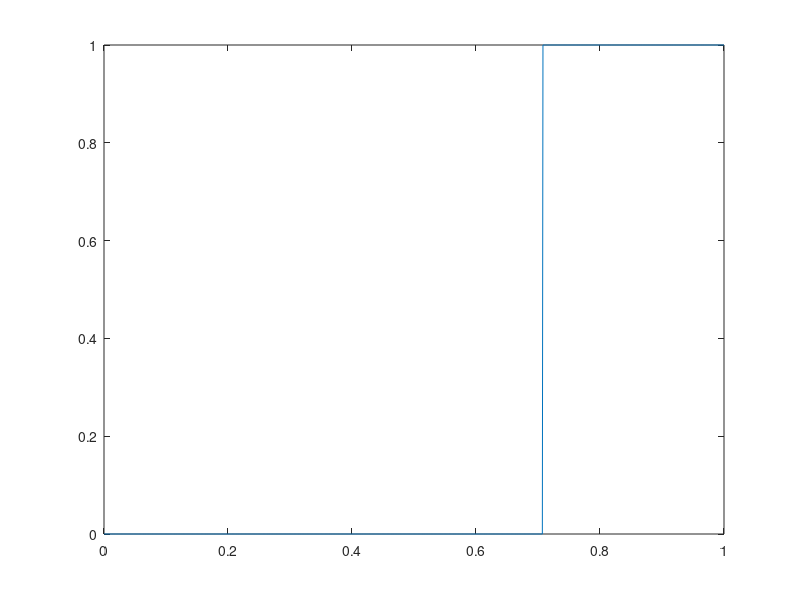
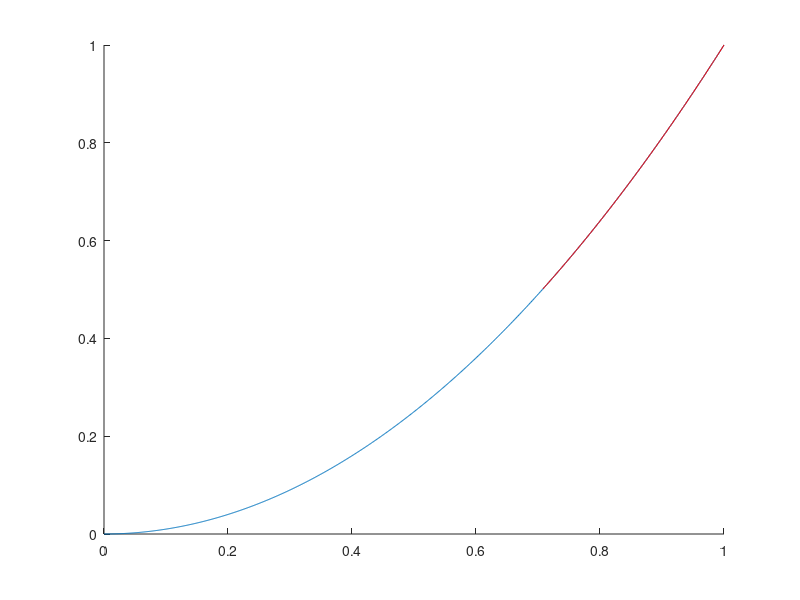
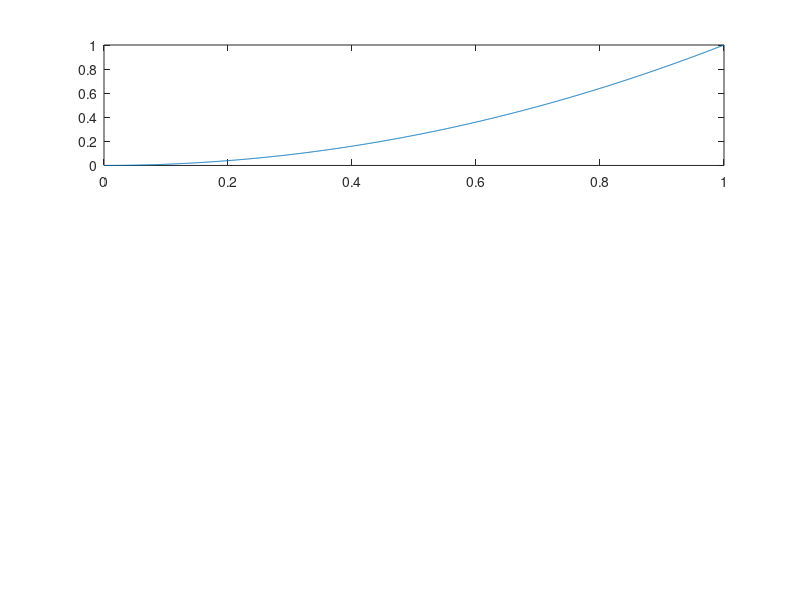
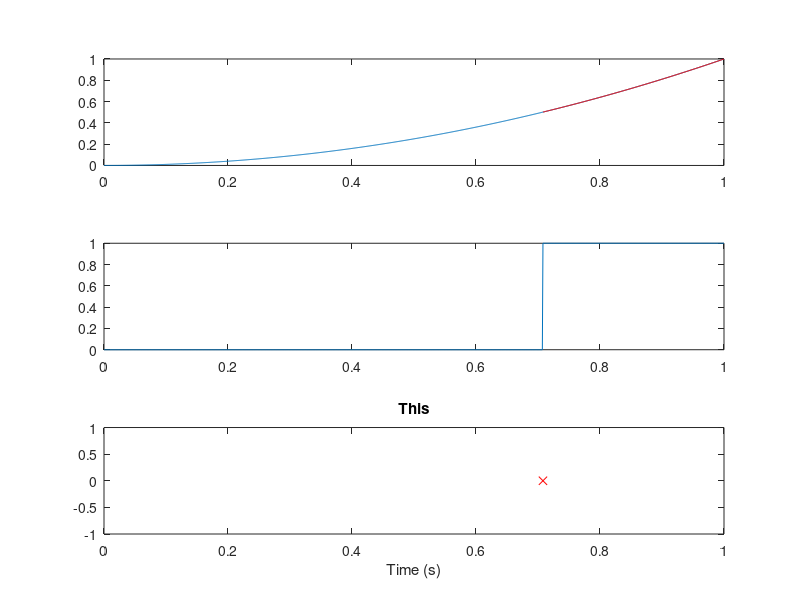

Here is the MATLAB script that generated these plots, in order:
time = [0 .001 .002 .003];
time2 = 0:.001:.003;
A = [.001, .002, .003; 1 2 3];      % Can use spaces or commas to separate columns

time(1);    % first index is 1, not 0
time(end);  % last element

1+2;
time(2)^2;
time = 0:0.001:1;

y = time.^2;
big = y > 0.5;


plot(time, y);
plot(time, big);    % true/false 

class(time)         % which type is time?
class(big)

big(1) = 2.3;       
big(1);             % prints 1, can only be 0 or 1

ind = find(y > 0.5);    % returns all indices that are true
firstind = find(y > 0.5, 1, 'first');    % returns first index that is true (the 1 says print 1)
lastind = find(y > 0.5, 2, 'last');

length(ind);
time(1);
time(1:3);
time(ind);

77
figure, hold on, plot(time, y), plot(time(ind), y(ind), 'r');   % hold on keeps previous plot on the figure, multiple plots on 1 figure
figure, subplot(3, 1, 1), plot(time, y);    % 3x1, index 1

figure, subplot(3, 1, 1), plot(time, y), hold on, plot(time(ind), y(ind), 'r');
subplot(3, 1, 2), plot(time, y > 0.5);
subplot(3, 1, 3), plot(time(firstind), 0, 'rx');

gca;    % get current axes
help gca;
set(gca, 'XLim', [0 1]);
set(gca, 'XLim', [min(time) max(time)]);
xlabel('Time (s)');
title('This');


% save('time-squared.mat', 'time', 'y');
% clear all;
% load('time-squared.mat');

